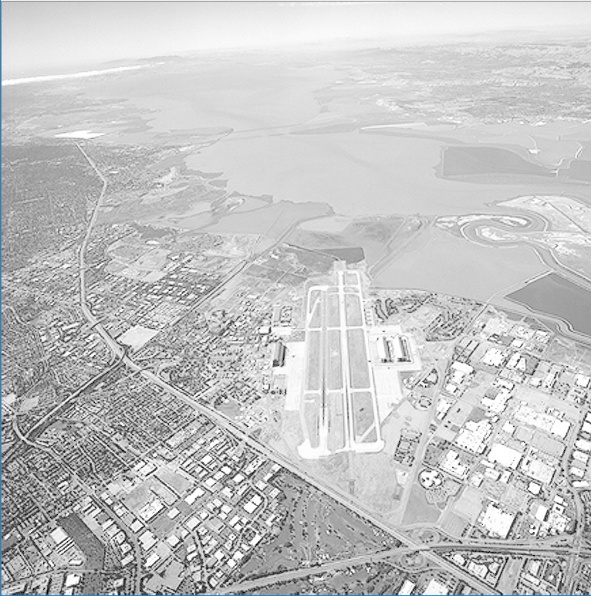
#> input picture Mahmoud/enhancement/power-low-transformation/org.jpg, 591 x 596 px
$ python process.py
#> lines starting #> are read from the running program, lines starting #| are printed output that depends on the picture
import numpy as np
import cv2 as cv

def adjust_contrast(img, new_min, new_max):
    img_out = img.copy()
    rows, cols, channels = img_out.shape

    for ch in range(channels):
        old_min = np.min(img[:,:,ch])
        old_max = np.max(img[:,:,ch])

        if old_max - old_min == 0:
            continue

        for r in range(rows):
            for c in range(cols):
                old_value = img_out[r,c,ch]
                value = ((old_value - old_min)/(old_max - old_min))
                value = value * (new_max - new_min) + new_min

                img_out[r,c,ch] = value
    return img_out.astype(np.uint8)

def power_low_transformation(img, gamma):
    transformed_img = img.astype(np.longlong)

    transformed_img = transformed_img**gamma

    return adjust_contrast(transformed_img, 0, 255) # Normalization

org = cv.imread('org.jpg')
#> org is the input picture: shape (596, 591, 3); mean B, G, R 196.3, 196, 195.7
cv.imshow('original', org)
cv.waitKey(0)

out = power_low_transformation(org, 5)
#> in power_low_transformation, `transformed_img = transformed_img**gamma`:
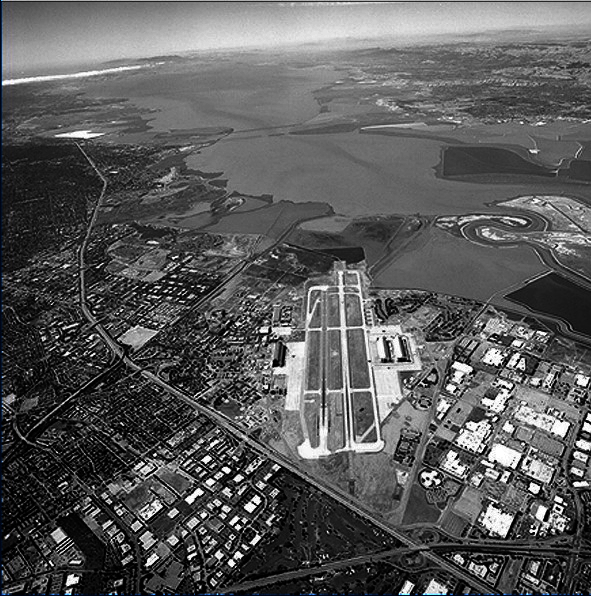
#> transformed_img: shape (596, 591, 3) int64; mean B, G, R 3.84e+11, 3.83e+11, 3.82e+11; drawn with min black and max white
cv.imshow('modified', out)
cv.waitKey(0)
